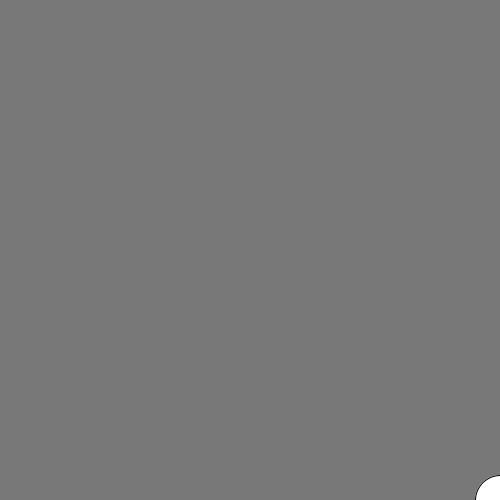
Frame 1 (no input)
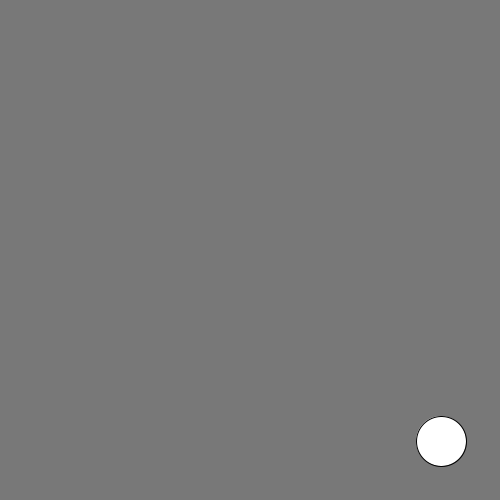
Frame 60 (the mouse pressed at the canvas centre just before this capture)
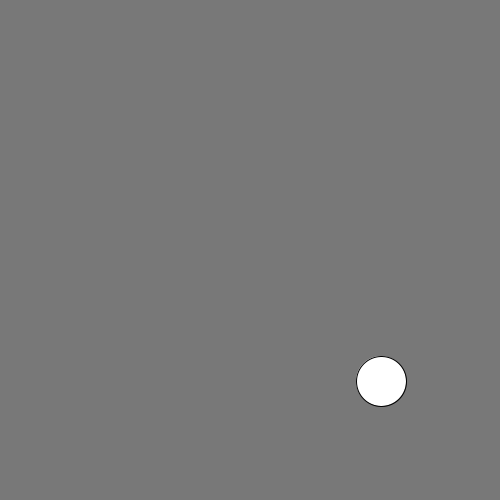
Frame 120 (the mouse held since frame 60 and released just before this capture)

The Processing sketch that drew these frames (run headless with seeded random() and noise(); from frame 60 on, the mouse is pressed at the canvas centre):

// Processing sketch: sketch_160829a
// ── sketch_160829a.pde
int x=500;
int y=500;

void setup(){
  size(500,500);
  background(120);
  frameRate(60);
}

void draw(){
  background(120);
  ellipse(x--,y--,50,50);
}
